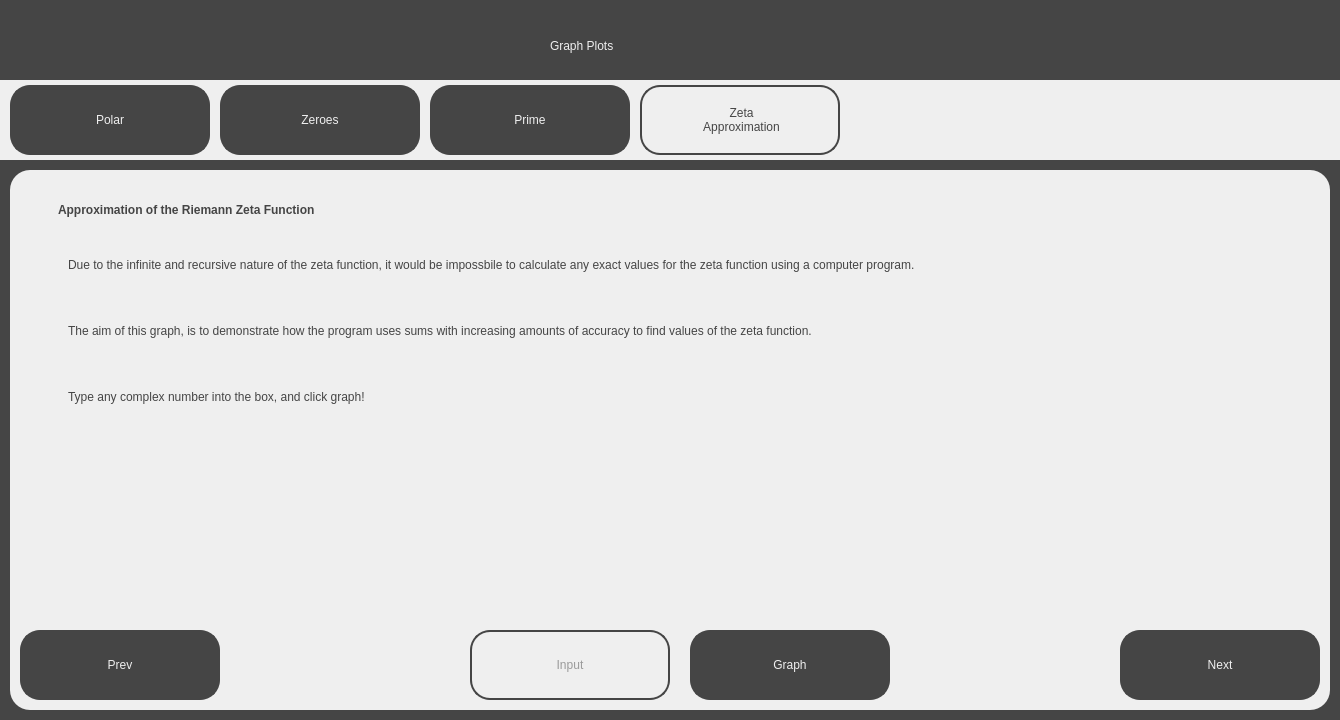
<?xml version="1.0" encoding="UTF-8"?>
<ui version="4.0">
 <class>ZetaApproximationScreen</class>
 <widget class="QDialog" name="ZetaApproximationScreen">
  <property name="geometry">
   <rect>
    <x>0</x>
    <y>0</y>
    <width>1340</width>
    <height>720</height>
   </rect>
  </property>
  <property name="windowTitle">
   <string>Visualising the Riemann Hypothesis - Investigation</string>
  </property>
  <property name="sizeGripEnabled">
   <bool>false</bool>
  </property>
  <widget class="QWidget" name="widget" native="true">
   <property name="geometry">
    <rect>
     <x>0</x>
     <y>0</y>
     <width>1340</width>
     <height>720</height>
    </rect>
   </property>
   <property name="styleSheet">
    <string notr="true">background-color: rgb(69, 69, 69);</string>
   </property>
   <widget class="QLabel" name="Title">
    <property name="geometry">
     <rect>
      <x>550</x>
      <y>20</y>
      <width>281</width>
      <height>51</height>
     </rect>
    </property>
    <property name="styleSheet">
     <string notr="true">font: 36pt &quot;Sans Serif&quot;; color:rgb(239, 239, 239)</string>
    </property>
    <property name="text">
     <string>Graph Plots</string>
    </property>
   </widget>
   <widget class="QWidget" name="TabBar" native="true">
    <property name="geometry">
     <rect>
      <x>0</x>
      <y>80</y>
      <width>1340</width>
      <height>80</height>
     </rect>
    </property>
    <property name="styleSheet">
     <string notr="true">background-color: rgb(239, 239, 239);</string>
    </property>
    <widget class="QPushButton" name="PolarTab">
     <property name="geometry">
      <rect>
       <x>10</x>
       <y>5</y>
       <width>200</width>
       <height>70</height>
      </rect>
     </property>
     <property name="cursor">
      <cursorShape>PointingHandCursor</cursorShape>
     </property>
     <property name="styleSheet">
      <string notr="true">border: 2px solid;
border-radius: 20px;
border-color:rgb(69, 69, 69);
background-color: rgb(69, 69, 69);
font: 18pt &quot;Sans Serif&quot;; color:rgb(239, 239, 239);
</string>
     </property>
     <property name="text">
      <string>Polar</string>
     </property>
    </widget>
    <widget class="QPushButton" name="ZetaZeroesPlotTab">
     <property name="geometry">
      <rect>
       <x>220</x>
       <y>5</y>
       <width>200</width>
       <height>70</height>
      </rect>
     </property>
     <property name="cursor">
      <cursorShape>PointingHandCursor</cursorShape>
     </property>
     <property name="styleSheet">
      <string notr="true">border: 2px solid;
border-radius: 20px;
border-color:rgb(69, 69, 69);
background-color: rgb(69, 69, 69);
font: 18pt &quot;Sans Serif&quot;; color:rgb(239, 239, 239);
</string>
     </property>
     <property name="text">
      <string>Zeroes</string>
     </property>
    </widget>
    <widget class="QPushButton" name="PrimeTab">
     <property name="geometry">
      <rect>
       <x>430</x>
       <y>5</y>
       <width>200</width>
       <height>70</height>
      </rect>
     </property>
     <property name="cursor">
      <cursorShape>PointingHandCursor</cursorShape>
     </property>
     <property name="styleSheet">
      <string notr="true">border: 2px solid;
border-radius: 20px;
border-color:rgb(69, 69, 69);
background-color: rgb(69, 69, 69);
font: 18pt &quot;Sans Serif&quot;; color:rgb(239, 239, 239);
</string>
     </property>
     <property name="text">
      <string>Prime</string>
     </property>
    </widget>
    <widget class="QLabel" name="ZetaApproximationLabel">
     <property name="geometry">
      <rect>
       <x>640</x>
       <y>5</y>
       <width>200</width>
       <height>70</height>
      </rect>
     </property>
     <property name="styleSheet">
      <string notr="true">border: 2px solid;
border-radius: 20px;
border-color:rgb(69, 69, 69);
background-color: rgb(239, 239, 239);
font: 18pt &quot;Sans Serif&quot;; color:rgb(69, 69, 69);
</string>
     </property>
     <property name="text">
      <string>&lt;html&gt;&lt;head/&gt;&lt;body&gt;&lt;p align=&quot;center&quot;&gt;Zeta&lt;br/&gt;Approximation&lt;/p&gt;&lt;/body&gt;&lt;/html&gt;</string>
     </property>
    </widget>
    <widget class="QPushButton" name="ZetaApproximationTab">
     <property name="geometry">
      <rect>
       <x>640</x>
       <y>5</y>
       <width>200</width>
       <height>70</height>
      </rect>
     </property>
     <property name="cursor">
      <cursorShape>PointingHandCursor</cursorShape>
     </property>
     <property name="styleSheet">
      <string notr="true">border-radius: 20px;
background-color: rgba(0, 0, 0, 0);
font: 18pt &quot;Sans Serif&quot;;
</string>
     </property>
     <property name="text">
      <string/>
     </property>
    </widget>
   </widget>
   <widget class="QWidget" name="MainWidget" native="true">
    <property name="geometry">
     <rect>
      <x>10</x>
      <y>170</y>
      <width>1320</width>
      <height>540</height>
     </rect>
    </property>
    <property name="styleSheet">
     <string notr="true">background-color: rgb(239, 239, 239);
border-radius: 20px;</string>
    </property>
    <widget class="QPushButton" name="PrevButton">
     <property name="geometry">
      <rect>
       <x>10</x>
       <y>460</y>
       <width>200</width>
       <height>70</height>
      </rect>
     </property>
     <property name="cursor">
      <cursorShape>PointingHandCursor</cursorShape>
     </property>
     <property name="styleSheet">
      <string notr="true">border: 2px solid;
border-radius: 20px;
border-color:rgb(69, 69, 69);
background-color: rgb(69, 69, 69);
font: 18pt &quot;Sans Serif&quot;; color:rgb(239, 239, 239);
</string>
     </property>
     <property name="text">
      <string>Prev</string>
     </property>
    </widget>
    <widget class="QPushButton" name="NextButton">
     <property name="geometry">
      <rect>
       <x>1110</x>
       <y>460</y>
       <width>200</width>
       <height>70</height>
      </rect>
     </property>
     <property name="cursor">
      <cursorShape>PointingHandCursor</cursorShape>
     </property>
     <property name="styleSheet">
      <string notr="true">border: 2px solid;
border-radius: 20px;
border-color:rgb(69, 69, 69);
background-color: rgb(69, 69, 69);
font: 18pt &quot;Sans Serif&quot;; color:rgb(239, 239, 239);
</string>
     </property>
     <property name="text">
      <string>Next</string>
     </property>
    </widget>
    <widget class="QPushButton" name="GraphButton">
     <property name="geometry">
      <rect>
       <x>680</x>
       <y>460</y>
       <width>200</width>
       <height>70</height>
      </rect>
     </property>
     <property name="cursor">
      <cursorShape>PointingHandCursor</cursorShape>
     </property>
     <property name="styleSheet">
      <string notr="true">border: 2px solid;
border-radius: 20px;
border-color:rgb(69, 69, 69);
background-color: rgb(69, 69, 69);
font: 18pt &quot;Sans Serif&quot;; color:rgb(239, 239, 239);
</string>
     </property>
     <property name="text">
      <string>Graph</string>
     </property>
    </widget>
    <widget class="QLineEdit" name="GraphInput">
     <property name="geometry">
      <rect>
       <x>460</x>
       <y>460</y>
       <width>200</width>
       <height>70</height>
      </rect>
     </property>
     <property name="toolTip">
      <string>&lt;html&gt;&lt;head/&gt;&lt;body&gt;&lt;p align=&quot;center&quot;&gt; Re(s)&lt;/body&gt;&lt;/html&gt;</string>
     </property>
     <property name="styleSheet">
      <string notr="true">background-color: rgb(239, 239, 239);
color: rgb(69, 69, 69);
font: 18pt &quot;Sans Serif&quot;;
border: 2px solid;
border-radius: 20px;
border-color:rgb(69, 69, 69);
text-align: center;</string>
     </property>
     <property name="text">
      <string/>
     </property>
     <property name="cursorPosition">
      <number>0</number>
     </property>
     <property name="alignment">
      <set>Qt::AlignCenter</set>
     </property>
     <property name="placeholderText">
      <string>Input</string>
     </property>
    </widget>
    <widget class="QLabel" name="SubTitleText">
     <property name="geometry">
      <rect>
       <x>40</x>
       <y>20</y>
       <width>821</width>
       <height>41</height>
      </rect>
     </property>
     <property name="styleSheet">
      <string notr="true">font: 25pt &quot;Sans Serif&quot;; color:rgb(69, 69, 69);
background-color: rgb(239, 239, 239); padding: 5px;</string>
     </property>
     <property name="text">
      <string>&lt;html&gt;&lt;head/&gt;&lt;body&gt;&lt;p&gt;&lt;span style=&quot; font-weight:600;&quot;&gt;Approximation of the Riemann Zeta Function&lt;/span&gt;&lt;/p&gt;&lt;/body&gt;&lt;/html&gt;</string>
     </property>
    </widget>
    <widget class="QLabel" name="MainText">
     <property name="geometry">
      <rect>
       <x>50</x>
       <y>80</y>
       <width>1251</width>
       <height>201</height>
      </rect>
     </property>
     <property name="styleSheet">
      <string notr="true">font: 13pt &quot;Sans Serif&quot;; color:rgb(69, 69, 69);
background-color: rgb(239, 239, 239); padding: 5px;</string>
     </property>
     <property name="text">
      <string>&lt;html&gt;&lt;head/&gt;&lt;body&gt;&lt;p&gt;Due to the infinite and recursive nature of the zeta function, it would be impossbile to calculate any exact values for the zeta function using a computer program.&lt;/p&gt;&lt;p&gt;&lt;br/&gt;&lt;/p&gt;&lt;p&gt;The aim of this graph, is to demonstrate how the program uses sums with increasing amounts of accuracy to find values of the zeta function.&lt;/p&gt;&lt;p&gt;&lt;br/&gt;&lt;/p&gt;&lt;p&gt;Type any complex number into the box, and click graph!&lt;/p&gt;&lt;/body&gt;&lt;/html&gt;</string>
     </property>
     <property name="alignment">
      <set>Qt::AlignLeading|Qt::AlignLeft|Qt::AlignTop</set>
     </property>
     <property name="wordWrap">
      <bool>true</bool>
     </property>
    </widget>
    <widget class="QLabel" name="ErrorLabel">
     <property name="geometry">
      <rect>
       <x>310</x>
       <y>400</y>
       <width>721</width>
       <height>41</height>
      </rect>
     </property>
     <property name="styleSheet">
      <string notr="true">color: rgb(255, 0, 0);
font: 12pt &quot;Sans Serif&quot;;</string>
     </property>
     <property name="text">
      <string>&lt;html&gt;&lt;head/&gt;&lt;body&gt;&lt;p align=&quot;center&quot;&gt;&lt;br/&gt;&lt;/p&gt;&lt;/body&gt;&lt;/html&gt;</string>
     </property>
    </widget>
   </widget>
  </widget>
 </widget>
 <resources/>
 <connections/>
</ui>
